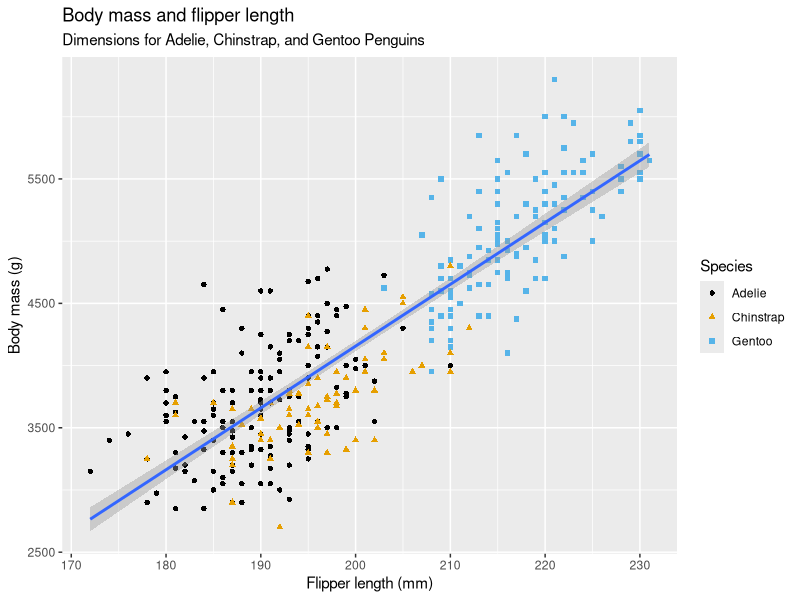
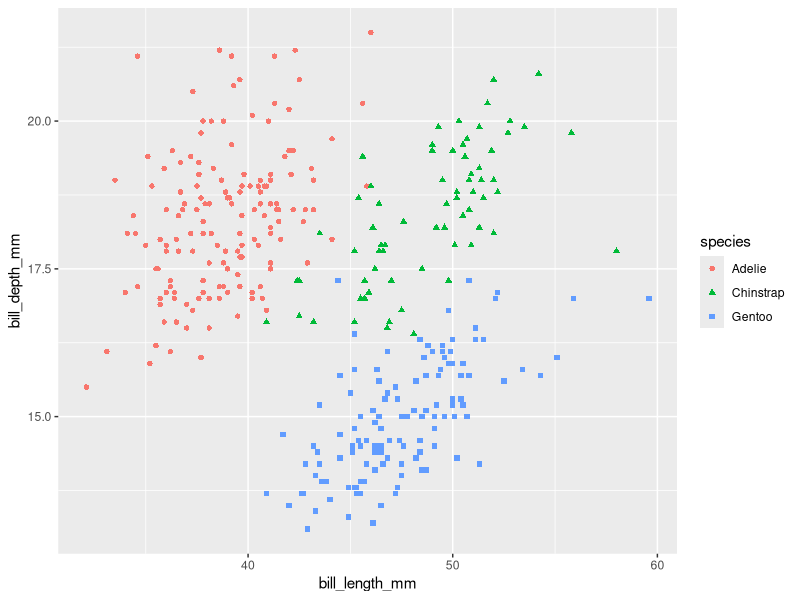
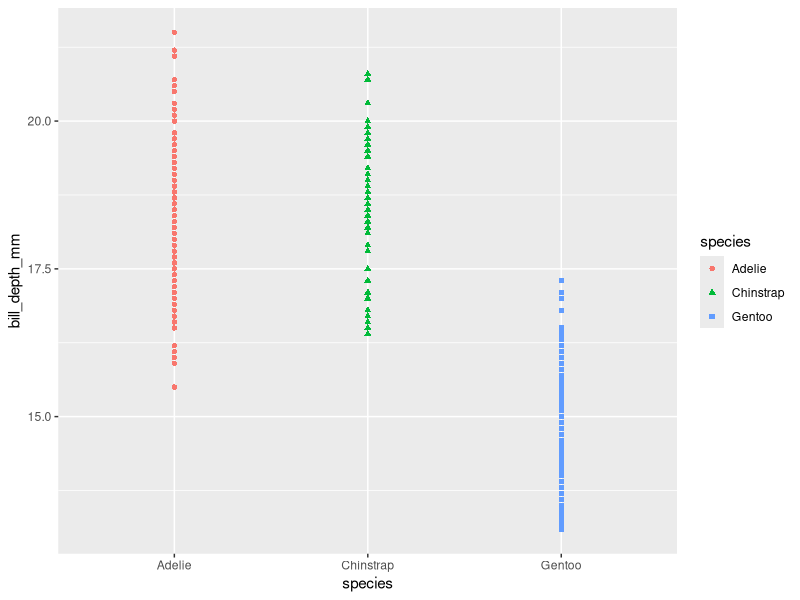

Recreate these plots in R, in order. (Note: this script raises an error after producing the figures.)
### Data Visualization

library(tidyverse)
library(palmerpenguins)
library(ggthemes)

penguins = palmerpenguins::penguins

"
For an alternative view, where you can see all variables 
And the first few observations of each variable, use glimpse()
"

glimpse(penguins)

ggplot( data = penguins,
        mapping = aes(x = flipper_length_mm, y = body_mass_g)
) +
  geom_point(mapping = aes(color = species, shape = species)) + #Each geom function in ggplot2 can also take a mapping argument
  geom_smooth(method = "lm") +  #we will specify that we want to draw the line of best fit based on a linear model with method = "lm"
  labs(
    title = "Body mass and flipper length",
    subtitle = "Dimensions for Adelie, Chinstrap, and Gentoo Penguins",
    x = "Flipper length (mm)", y = "Body mass (g)",
    color = "Species", shape = "Species"
  ) +
  scale_color_colorblind()



# 1.2.5 Exercises

# 1. How many rows are in penguins? How many columns?
glimpse(penguins)

# Answer 344 rows and 8 columns



# 2. What does the bill_depth_mm variable in the penguins data frame describe? Read the help for ?penguins to find out.

?penguins

# Answer a number denoting bill depth (millimeters)



# 3. Make a scatterplot of bill_depth_mm vs. bill_length_mm. 
#    That is, make a scatterplot with bill_depth_mm on the y-axis and bill_length_mm on the x-axis. 
#    Describe the relationship between these two variables.

ggplot( data = penguins,
        mapping = aes(x = bill_length_mm, y = bill_depth_mm)
) +
  geom_point(mapping = aes(color = species, shape = species))

# Answer bill length and bill depth shows a grouping in the species.



# 4. What happens if you make a scatterplot of species vs. bill_depth_mm? What might be a better choice of geom?

ggplot( data = penguins,
        mapping = aes(x = species, y = bill_depth_mm)
) +
  geom_point(mapping = aes(color = species, shape = species))

# Answer Not really because bill_depth_mm of the Adelie and Chinstrap are very alike compared to previous plot.



# 5. Why does the following give an error and how would you fix it?

ggplot(data = penguins) + 
  geom_point()

# Answer missing x and y arguments



# 6. What does the na.rm argument do in geom_point()? What is the default value of the argument? 
#    Create a scatterplot where you successfully use this argument set to TRUE.

# Answer na.rm removing missing values from data



# 7.Add the following caption to the plot you made in the previous exercise: 
#   “Data come from the palmerpenguins package.” Hint: Take a look at the documentation for labs().

